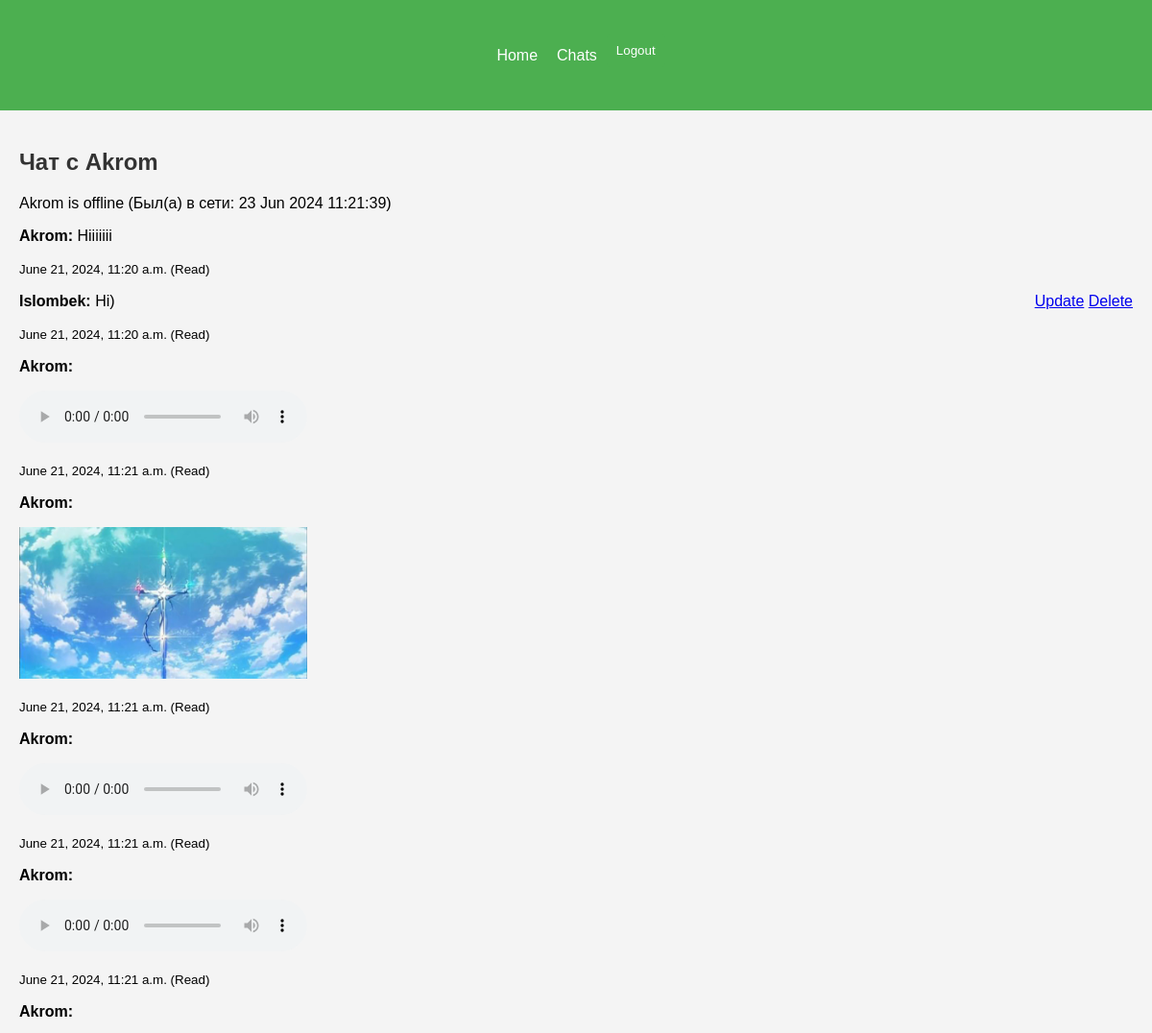
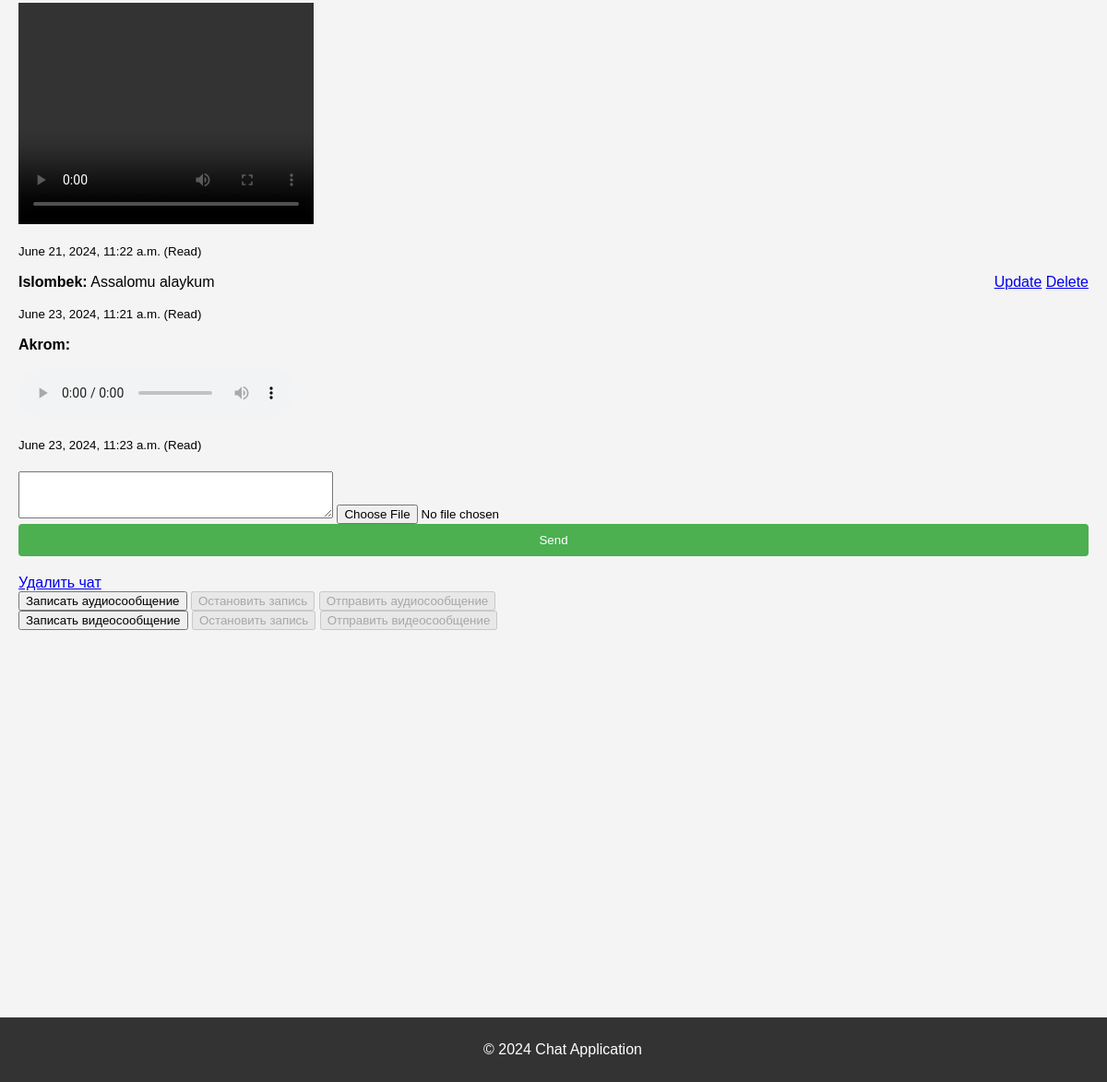
The page /chat/chats/13/ (signed in) on the database its author committed (2 pictures, top to bottom).
### chat/models.py (models this page shows, shortened)
class Profile(models.Model):
    user = models.OneToOneField(User, on_delete=models.CASCADE)
    last_seen = models.DateTimeField(default=timezone.now)
    online = models.BooleanField(default=False)
    def is_online(self):
        now = timezone.now()
        return self.online and (now - self.last_seen) < datetime.timedelta(minutes=5)

class Message(models.Model):
    chat = models.ForeignKey(Chat, related_name='messages', on_delete=models.CASCADE)
    sender = models.ForeignKey(User, related_name='send_message', on_delete=models.CASCADE)
    receiver = models.ForeignKey(User, related_name='received_messages', on_delete=models.CASCADE)
    text = models.TextField(blank=True)
    file = models.FileField(upload_to='uploads/', blank=True, null=True)
    timestamp = models.DateTimeField(auto_now_add=True)
    deleted_for = models.ManyToManyField(User, related_name='deleted_messages', blank=True)
    is_read = models.BooleanField(default=False)

### chat/views.py (the view)
# urls.py: path('chats/<int:chat_id>/', views.chat_detail, name='chat_detail'),
@login_required
def chat_detail(request, chat_id):
    chat = get_object_or_404(Chat, id=chat_id)
    if request.user not in chat.participants.all():
        return redirect('chat_list')
    if request.method == 'POST':
        form = MessageForm(request.POST, request.FILES)
        if form.is_valid():
            message = form.save(commit=False)
            message.sender = request.user
            message.receiver = chat.participants.exclude(id=request.user.id).first()
            message.chat = chat
            message.save()
            return redirect('chat_detail', chat_id=chat.id)
    else:
        form = MessageForm()
    messages = Message.objects.filter(chat=chat)
    unread_messages = messages.filter(receiver=request.user, is_read=False)
    unread_messages.update(is_read=True)
    other_participant = chat.participants.exclude(id=request.user.id).first()
    return render(request, 'chat/chat_detail.html', {
        'chat': chat,
        'messages': messages,
        'other_participant': other_participant,
        'form': form
    })

### chat/forms.py (shortened to what this page needs)
class MessageForm(forms.ModelForm):
    class Meta:
        model = Message
        fields = ['text', 'file']
        widgets = {
            'text': forms.Textarea(attrs={'rows': 3}),
        }

### chat/templatetags/custom_filters.py (called while the page is built)
@register.filter
def is_image(file_url):
    return file_url.lower().endswith(('.png', '.jpg', '.jpeg', '.gif'))

@register.filter
def is_video(file_url):
    return file_url.lower().endswith(('.mp4', '.avi', '.mov', '.wmv'))

@register.filter
def is_audio(file_url):
    return file_url.lower().endswith(('.mp3', '.wav', '.ogg'))

### templates/chat/chat_detail.html (shortened to what this page needs)
{% extends "base.html" %}
{% load custom_filters %}
{% block content %}
<h2>Чат с {{ other_participant.username }}</h2>
{% if other_participant.profile.is_online %}
    <p>{{ other_participant.username }} is online</p>
{% else %}
    <p>{{ other_participant.username }} is offline (Был(а) в сети: {{ other_participant.profile.last_seen|date:"d M Y H:i:s" }})</p>
{% endif %}
<div class="messages">
    {% for message in messages %}
        {% if request.user not in message.deleted_for.all %}
            <div class="message {% if message.sender == user %}sent{% else %}received{% endif %}" style="position: relative;">
                <p><strong>{{ message.sender.username }}:</strong> {{ message.text }}</p>
                {% if message.file %}
                    {% if message.file.url|is_image %}
                        <p><img src="{{ message.file.url }}" style="max-width: 300px; max-height: 300px;"></p>
                    {% elif message.file.url|is_video %}
                        <p><video width="320" height="240" controls>
                            <source src="{{ message.file.url }}" type="video/mp4">
                        </video></p>
                    {% elif message.file.url|is_audio %}
                        <p><audio controls>
                            <source src="{{ message.file.url }}" type="audio/mpeg">
                        </audio></p>
                    {% endif %}
                {% endif %}
                <div style="position: absolute; right: 0; top: 0;">
                    {% if message.sender == user %}
                        <a href="{% url 'update_message' message.id %}">Update</a>
                        <a href="{% url 'delete_message' message.id %}">Delete</a>
                    {% endif %}
                </div>
                <small>{{ message.timestamp }} {% if message.is_read %} (Read) {% endif %}</small>
            </div>
        {% endif %}
    {% endfor %}
</div>
<form method="post" enctype="multipart/form-data">
    {{ form.text }}
    {{ form.file }}
    <button type="submit">Send</button>
</form>
<a href="{% url 'delete_chat' chat.id %}">Удалить чат</a>
<div>
    <button id="recordAudioButton">Записать аудиосообщение</button>
    <button id="stopAudioButton" disabled>Остановить запись</button>
    <button id="sendAudioButton" disabled>Отправить аудиосообщение</button>
</div>
<div>
    <button id="recordVideoButton">Записать видеосообщение</button>
    <button id="stopVideoButton" disabled>Остановить запись</button>
    <button id="sendVideoButton" disabled>Отправить видеосообщение</button>
</div>
{% endblock %}

### templates/base.html (shortened to what this page needs)
{% load static %}
<!DOCTYPE html>
<html lang="en">
<head>
    <link rel="stylesheet" href="{% static 'css/style.css' %}">
</head>
<body>
    <header>
        <nav>
            <a href="{% url 'home' %}">Home</a>
            {% if user.is_authenticated %}
                <a href="{% url 'chat_list' %}">Chats</a>
            <form method="post" action="{% url 'logout' %}">
                <button type="submit">Logout</button>
            </form>
            {% else %}
                <a href="{% url 'login' %}">Login</a>
                <a href="{% url 'signup' %}">Sign Up</a>
            {% endif %}
        </nav>
    </header>
    <main>
        {% block content %}
        {% endblock %}
    </main>
    <footer>
        <p>&copy; 2024 Chat Application</p>
    </footer>
</body>
</html>

### static/css/style.css (style rules this page uses)
body { font-family: Arial, sans-serif; background-color: #f4f4f4; margin: 0; padding: 0; }
header { background-color: #4CAF50; color: white; padding: 15px; text-align: center; }
header nav { display: flex; justify-content: center; align-items: center; }
header nav a { color: white; margin: 0 10px; text-decoration: none; }
main { padding: 20px; }
footer { background-color: #333; color: white; text-align: center; padding: 10px; width: 100%; position: relative; top: 400px; }
h1, h2 { color: #333; }
form { margin: 20px 0; }
form input[type="text"], form input[type="password"], form input[type="email"], form button { display: block; width: 100%; padding: 10px; margin-bottom: 10px; border: 1px solid #ccc; border-radius: 4px; box-sizing: border-box; }
form button { background-color: #4CAF50; color: white; border: none; cursor: pointer; }

### rows shown on the page
Message: sender.username "Akrom", text "Hiiiiiii", timestamp "June 21, 2024, 11:20 a.m.", is_read "(Read)"
Message: sender.username "Islombek", text "Hi)", shows "Update", timestamp "June 21, 2024, 11:20 a.m.", is_read "(Read)"
Message: sender.username "Akrom", timestamp "June 21, 2024, 11:21 a.m.", is_read "(Read)"
Message: sender.username "Akrom", file (picture), timestamp "June 21, 2024, 11:21 a.m.", is_read "(Read)"
Message: sender.username "Akrom", timestamp "June 21, 2024, 11:21 a.m.", is_read "(Read)"
Message: sender.username "Akrom", timestamp "June 21, 2024, 11:21 a.m.", is_read "(Read)"
Message: sender.username "Akrom", timestamp "June 21, 2024, 11:22 a.m.", is_read "(Read)"
Message: sender.username "Islombek", text "Assalomu alaykum", shows "Update", timestamp "June 23, 2024, 11:21 a.m.", is_read "(Read)"
Message: sender.username "Akrom", timestamp "June 23, 2024, 11:23 a.m.", is_read "(Read)"

### other values the page prints
{{ other_participant.username }} "Akrom"
{{ other_participant.profile.last_seen|date:"d M Y H:i:s" }} "23 Jun 2024 11:21:39"
